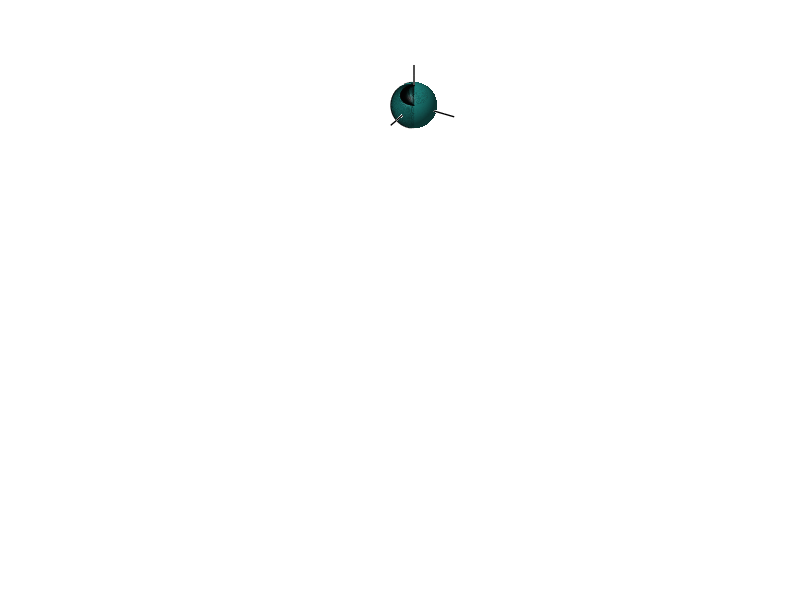

The MATLAB source for this figure: (Note: this script raises an error after producing the figure.)
function spharmPlot(L, resolution)
% This function plots base spherical harmonic functions in their real forms
%
% Syntax: 
% spharmPlot(L, resolution)
% spharmPlot(L)
% spharmPlot()
%
% Inputs:% 
% L: degree of the functions, default value = 2;
% resolution: resolution of sphere surface, default value = 500.
%
% Results:
% green regions represent negative values
% red regions represent positive values
%
% Reference: http://en.wikipedia.org/wiki/Spherical_harmonics
% 
% Written by Mengliu Zhao, School of Computing Science, Simon Fraser University
% Date: 2013/May/02

if nargin < 1
	L = 2;
	resolution = 500;
end
if nargin < 2
	resolution = 500;
end

% discretize sphere surface
delta = pi/resolution;
theta = 0:delta:pi; % altitude
phi = 0:2*delta:2*pi; % azimuth
[phi,theta] = meshgrid(phi,theta);

subpos = [3 9 8 7 15 14 13 12 11];
plot_offset = [0 3 10];
order = 2;

figure(20)
clf;
c=0;
for L=0:order
  
figure(20)
% set figure background to white
xx = figure(20);
set(xx,'Color',[1 1 1])
for M = -L:L
    c = c+1;
	% Legendre polynomials
	P_LM = legendre(L,cos(theta(:,1)));
	P_LM = (-1)^(M)*P_LM(abs(M)+1,:)';
	P_LM = repmat(P_LM, [1, size(theta, 1)]);

	% normalization constant
	N_LM = sqrt((2*L+1)/4/pi*factorial(L-abs(M))/factorial(L+abs(M)));
		
	% base spherical harmonic function
	if M>=0
		Y_LM = sqrt(2) * N_LM * P_LM .* cos(M*phi);
	else		
		Y_LM = sqrt(2) * N_LM * P_LM .* sin(abs(M)*phi);
	end
	
	% map to sphere surface	
	r = Y_LM;	
	x = abs(r).*sin(theta).*cos(phi); 
	y = abs(r).*sin(theta).*sin(phi);
	z = abs(r).*cos(theta);

	% visualization
	%subplot(ceil(sqrt(2*L+1)),ceil(sqrt(2*L+1)),M+1+L)
    %subplot(order+1,2*L+1,M+1+L + plot_offset(L+1))
    subplot(order+1,5,subpos(c))
    
    
%     fprintf('Order: %i',L)
%     M+1+L + plot_offset(L+1)
    
	
    [xo,yo,zo] = sph2cart(0,0,0);
    [xt,yt,zt] = sph2cart(0,0,0.8);
    plot3(linspace(xo,-xt,5),linspace(yo,yt,5),linspace(zo,zt,5),'k','Linewidth',1);
    hold on
    plot3(linspace(yo,yt,5),linspace(xo,xt,5),linspace(zo,zt,5),'k','Linewidth',1);
    hold on
    plot3(linspace(zo,zt,5),linspace(yo,yt,5),linspace(xo,xt,5),'k','Linewidth',1);
   
    %plot3(xt,yt,zt,'k>','Markersize',14,'Markerfacecolor','k');
    hold on
    h = surf(x,y,z,double(r>=0));
    
	
	% adjust camera view
	view(210,30)
	camzoom(2)
	camlight left
	%camlight right
	%lighting phong

	axis([-1 1 -1 1 -1 1])
	  axis off
	% map positive regions to red, negative regions to green
	colormap(redgreencolormap([2]))
	%colormap(summer)
	% hide edges
	set(h, 'LineStyle','none')
	
	grid off
    text(-xt-0.1,yt,zt,'y','Fontsize',9,'FontWeight','light')
    text(yt+0.0,xt+0.2,zt,'x','Fontsize',9,'FontWeight','normal')
    text(0,0.05,1,'z','Fontsize',9,'FontWeight','light')
	%text(0,-.25,-1,sprintf('Y_%i%i',L,M))
end

set(20,'paperunits','centimeters','paperposition',[1 1 22 12])
%saveas(20,'../thesis/images/sh/base/sh_order_all','epsc');


end